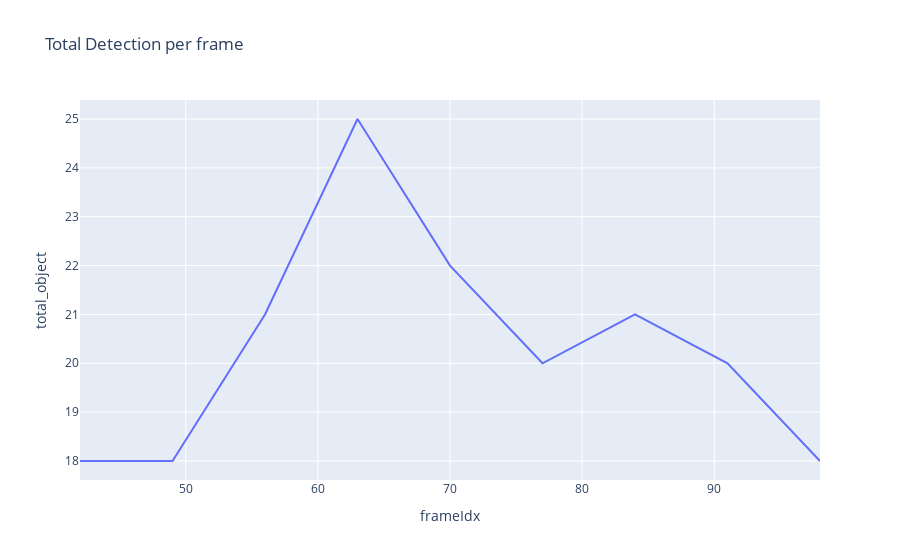
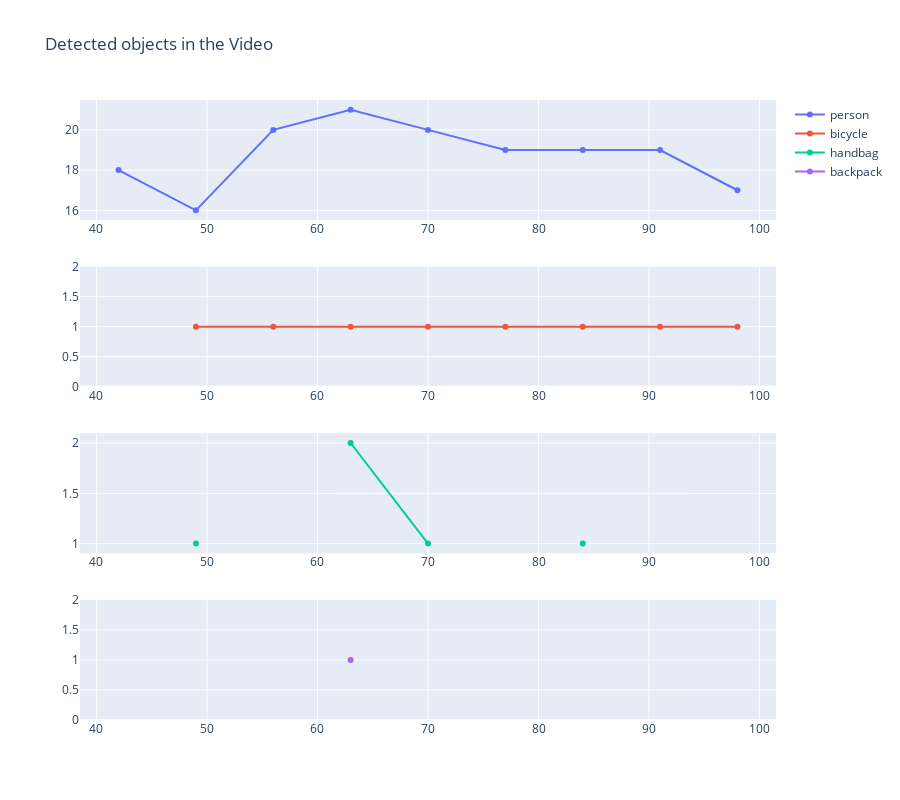

The code cell stored with these charts, in order, in its notebook:
### Markdown cell above
## Detection filtering

### Code cell
fig = px.line(dataf, x="frameIdx", y="total_object", title='Total Detection per frame')
fig.show()




fig = make_subplots(rows=len(df_classes.columns), cols=1)

for idx, feat in enumerate(df_classes.columns):
    fig.add_trace(
    go.Scatter(x=dataf.frameIdx, y=dataf[feat], mode='lines+markers', name=feat), 
        row=idx+1, col=1)

fig.update_layout(height=800, width=900, title_text="Detected objects in the Video")
fig.show()

### Figure 1 — Plotly figure (JSON) as saved in the notebook; plotly's stock layout.template omitted (floating-point values rounded to 4 significant figures)
{"data": [{"hovertemplate": "frameIdx=%{x}<br>total_object=%{y}<extra></extra>", "legendgroup": "", "line": {"color": "#636efa", "dash": "solid"}, "mode": "lines", "name": "", "orientation": "v", "showlegend": false, "type": "scatter", "x": [42, 49, 56, 63, 70, 77, 84, 91, 98], "xaxis": "x", "y": [18, 18, 21, 25, 22, 20, 21, 20, 18], "yaxis": "y"}], "layout": {"legend": {"tracegroupgap": 0}, "title": {"text": "Total Detection per frame"}, "xaxis": {"anchor": "y", "domain": [0, 1], "title": {"text": "frameIdx"}}, "yaxis": {"anchor": "x", "domain": [0, 1], "title": {"text": "total_object"}}}}

### Figure 2 — Plotly figure (JSON) as saved in the notebook; plotly's stock layout.template omitted (floating-point values rounded to 4 significant figures)
{"data": [{"mode": "lines+markers", "name": "person", "type": "scatter", "x": [42, 49, 56, 63, 70, 77, 84, 91, 98], "xaxis": "x", "y": [18, 16, 20, 21, 20, 19, 19, 19, 17], "yaxis": "y"}, {"mode": "lines+markers", "name": "bicycle", "type": "scatter", "x": [42, 49, 56, 63, 70, 77, 84, 91, 98], "xaxis": "x2", "y": [null, 1, 1, 1, 1, 1, 1, 1, 1], "yaxis": "y2"}, {"mode": "lines+markers", "name": "handbag", "type": "scatter", "x": [42, 49, 56, 63, 70, 77, 84, 91, 98], "xaxis": "x3", "y": [null, 1, null, 2, 1, null, 1, null, null], "yaxis": "y3"}, {"mode": "lines+markers", "name": "backpack", "type": "scatter", "x": [42, 49, 56, 63, 70, 77, 84, 91, 98], "xaxis": "x4", "y": [null, null, null, 1, null, null, null, null, null], "yaxis": "y4"}], "layout": {"height": 800, "title": {"text": "Detected objects in the Video"}, "width": 900, "xaxis": {"anchor": "y", "domain": [0, 1]}, "xaxis2": {"anchor": "y2", "domain": [0, 1]}, "xaxis3": {"anchor": "y3", "domain": [0, 1]}, "xaxis4": {"anchor": "y4", "domain": [0, 1]}, "yaxis": {"anchor": "x", "domain": [0.8063, 1]}, "yaxis2": {"anchor": "x2", "domain": [0.5375, 0.7312]}, "yaxis3": {"anchor": "x3", "domain": [0.2687, 0.4625]}, "yaxis4": {"anchor": "x4", "domain": [0, 0.1938]}}}
